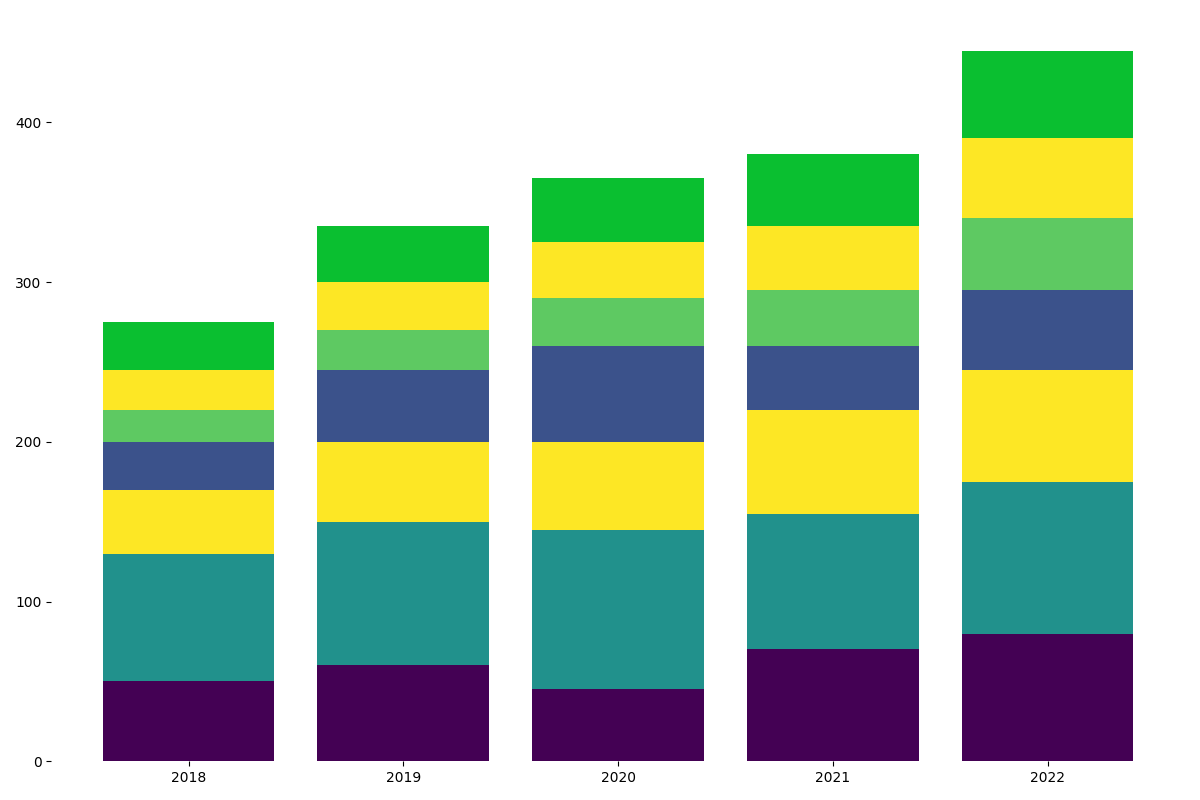

This figure's Python source:
import matplotlib.pyplot as plt
import numpy as np

years = ['2018', '2019', '2020', '2021', '2022']
planting_data = [
    [50, 60, 45, 70, 80],   # Oak
    [80, 90, 100, 85, 95],  # Pine
    [40, 50, 55, 65, 70],   # Maple
    [30, 45, 60, 40, 50],   # Birch
    [20, 25, 30, 35, 45],   # Cherry
    [25, 30, 35, 40, 50],   # Willow
    [30, 35, 40, 45, 55]    # Cedar
]

planting_data_t = np.array(planting_data).T

colors = [
    (0.267004, 0.004874, 0.329415, 1.0),
    (0.127568, 0.566949, 0.550556, 1.0),
    (0.993248, 0.906157, 0.143936, 1.0),
    (0.229739, 0.322361, 0.545706, 1.0),
    (0.369214, 0.788888, 0.382914, 1.0),
    (0.993248, 0.906157, 0.143936, 1.0),
    (0.039215, 0.749756, 0.189921, 1.0)
]

fig, ax = plt.subplots(figsize=(12, 8))

for i, color in enumerate(colors):
    if i == 0:
        bars = ax.bar(years, planting_data_t[:, i], color=color)
    else:
        bars = ax.bar(years, planting_data_t[:, i], bottom=np.sum(planting_data_t[:, :i], axis=1), color=color)

ax.yaxis.grid(False)  # Disable grid lines
ax.spines['top'].set_visible(False)  # Remove top border
ax.spines['right'].set_visible(False)  # Remove right border
ax.spines['left'].set_visible(False)  # Remove left border
ax.spines['bottom'].set_visible(False)  # Remove bottom border

plt.tight_layout()
plt.show()
